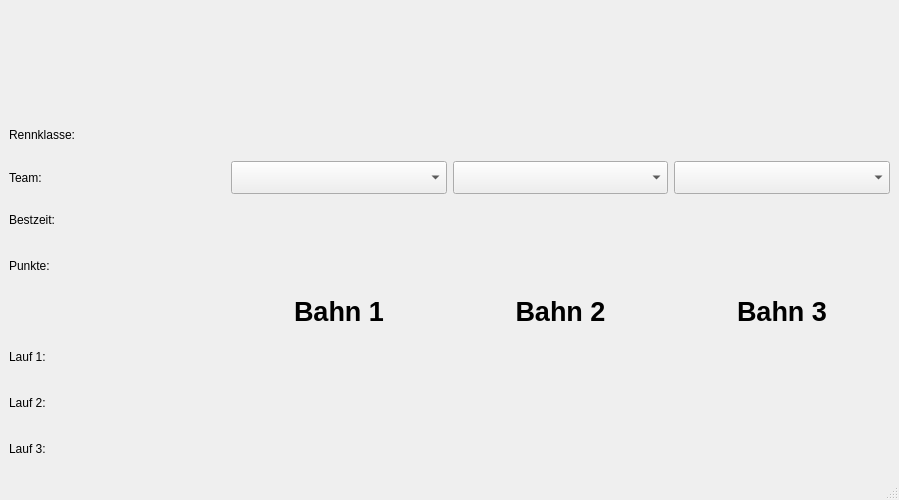
<?xml version="1.0" encoding="UTF-8"?>
<ui version="4.0">
 <class>MainWindow</class>
 <widget class="QMainWindow" name="MainWindow">
  <property name="geometry">
   <rect>
    <x>0</x>
    <y>0</y>
    <width>899</width>
    <height>500</height>
   </rect>
  </property>
  <property name="windowTitle">
   <string>SolarMobil Deutschland Rennsteuerung</string>
  </property>
  <widget class="QWidget" name="centralwidget">
   <property name="windowTitle">
    <string>SolarMobil Deutschland Rennsteuerung</string>
   </property>
   <layout class="QVBoxLayout" name="verticalLayout">
    <item>
     <layout class="QHBoxLayout" name="logoLayout">
      <item>
       <spacer name="logo_spacer1">
        <property name="orientation">
         <enum>Qt::Horizontal</enum>
        </property>
        <property name="sizeHint" stdset="0">
         <size>
          <width>40</width>
          <height>20</height>
         </size>
        </property>
       </spacer>
      </item>
      <item>
       <widget class="QLabel" name="vde">
        <property name="sizePolicy">
         <sizepolicy hsizetype="Expanding" vsizetype="Expanding">
          <horstretch>0</horstretch>
          <verstretch>0</verstretch>
         </sizepolicy>
        </property>
        <property name="maximumSize">
         <size>
          <width>300</width>
          <height>100</height>
         </size>
        </property>
        <property name="text">
         <string/>
        </property>
        <property name="pixmap">
         <pixmap resource="resources.qrc">:/logo/smd.png</pixmap>
        </property>
        <property name="scaledContents">
         <bool>true</bool>
        </property>
       </widget>
      </item>
      <item>
       <spacer name="logo_spacer2">
        <property name="orientation">
         <enum>Qt::Horizontal</enum>
        </property>
        <property name="sizeHint" stdset="0">
         <size>
          <width>40</width>
          <height>20</height>
         </size>
        </property>
       </spacer>
      </item>
      <item>
       <widget class="QLabel" name="smd">
        <property name="sizePolicy">
         <sizepolicy hsizetype="Expanding" vsizetype="Expanding">
          <horstretch>0</horstretch>
          <verstretch>0</verstretch>
         </sizepolicy>
        </property>
        <property name="maximumSize">
         <size>
          <width>300</width>
          <height>100</height>
         </size>
        </property>
        <property name="text">
         <string/>
        </property>
        <property name="textFormat">
         <enum>Qt::AutoText</enum>
        </property>
        <property name="pixmap">
         <pixmap resource="resources.qrc">:/logo/vde.png</pixmap>
        </property>
        <property name="scaledContents">
         <bool>true</bool>
        </property>
       </widget>
      </item>
      <item>
       <spacer name="logo_spacer3">
        <property name="orientation">
         <enum>Qt::Horizontal</enum>
        </property>
        <property name="sizeHint" stdset="0">
         <size>
          <width>40</width>
          <height>20</height>
         </size>
        </property>
       </spacer>
      </item>
     </layout>
    </item>
    <item>
     <layout class="QGridLayout" name="gridLayout">
      <item row="2" column="0">
       <widget class="QLabel" name="label_best_time">
        <property name="text">
         <string>Bestzeit:</string>
        </property>
       </widget>
      </item>
      <item row="4" column="2">
       <widget class="QLabel" name="label_track2">
        <property name="font">
         <font>
          <pointsize>20</pointsize>
          <weight>75</weight>
          <bold>true</bold>
         </font>
        </property>
        <property name="text">
         <string>Bahn 2</string>
        </property>
        <property name="alignment">
         <set>Qt::AlignCenter</set>
        </property>
       </widget>
      </item>
      <item row="6" column="0">
       <widget class="QLabel" name="label_run2">
        <property name="text">
         <string>Lauf 2:</string>
        </property>
       </widget>
      </item>
      <item row="0" column="0">
       <widget class="QLabel" name="label_race_class">
        <property name="text">
         <string>Rennklasse:</string>
        </property>
       </widget>
      </item>
      <item row="5" column="0">
       <widget class="QLabel" name="label_run1">
        <property name="text">
         <string>Lauf 1:</string>
        </property>
       </widget>
      </item>
      <item row="7" column="0">
       <widget class="QLabel" name="label_run3">
        <property name="text">
         <string>Lauf 3:</string>
        </property>
       </widget>
      </item>
      <item row="1" column="0">
       <widget class="QLabel" name="label_team">
        <property name="text">
         <string>Team:</string>
        </property>
       </widget>
      </item>
      <item row="4" column="3">
       <widget class="QLabel" name="label_track3">
        <property name="font">
         <font>
          <pointsize>20</pointsize>
          <weight>75</weight>
          <bold>true</bold>
         </font>
        </property>
        <property name="text">
         <string>Bahn 3</string>
        </property>
        <property name="alignment">
         <set>Qt::AlignCenter</set>
        </property>
       </widget>
      </item>
      <item row="4" column="1">
       <widget class="QLabel" name="label_track1">
        <property name="font">
         <font>
          <pointsize>20</pointsize>
          <weight>75</weight>
          <bold>true</bold>
         </font>
        </property>
        <property name="text">
         <string>Bahn 1</string>
        </property>
        <property name="alignment">
         <set>Qt::AlignCenter</set>
        </property>
       </widget>
      </item>
      <item row="3" column="0">
       <widget class="QLabel" name="label_points">
        <property name="text">
         <string>Punkte:</string>
        </property>
       </widget>
      </item>
      <item row="1" column="3">
       <widget class="QComboBox" name="team3">
        <property name="font">
         <font>
          <pointsize>16</pointsize>
          <weight>75</weight>
          <bold>true</bold>
         </font>
        </property>
       </widget>
      </item>
      <item row="1" column="2">
       <widget class="QComboBox" name="team2">
        <property name="font">
         <font>
          <pointsize>16</pointsize>
          <weight>75</weight>
          <bold>true</bold>
         </font>
        </property>
       </widget>
      </item>
      <item row="1" column="1">
       <widget class="QComboBox" name="team1">
        <property name="font">
         <font>
          <pointsize>16</pointsize>
          <weight>75</weight>
          <bold>true</bold>
         </font>
        </property>
       </widget>
      </item>
     </layout>
    </item>
   </layout>
  </widget>
  <widget class="QMenuBar" name="menubar">
   <property name="geometry">
    <rect>
     <x>0</x>
     <y>0</y>
     <width>899</width>
     <height>20</height>
    </rect>
   </property>
  </widget>
  <widget class="QStatusBar" name="statusbar"/>
 </widget>
 <resources>
  <include location="resources.qrc"/>
 </resources>
 <connections/>
</ui>
